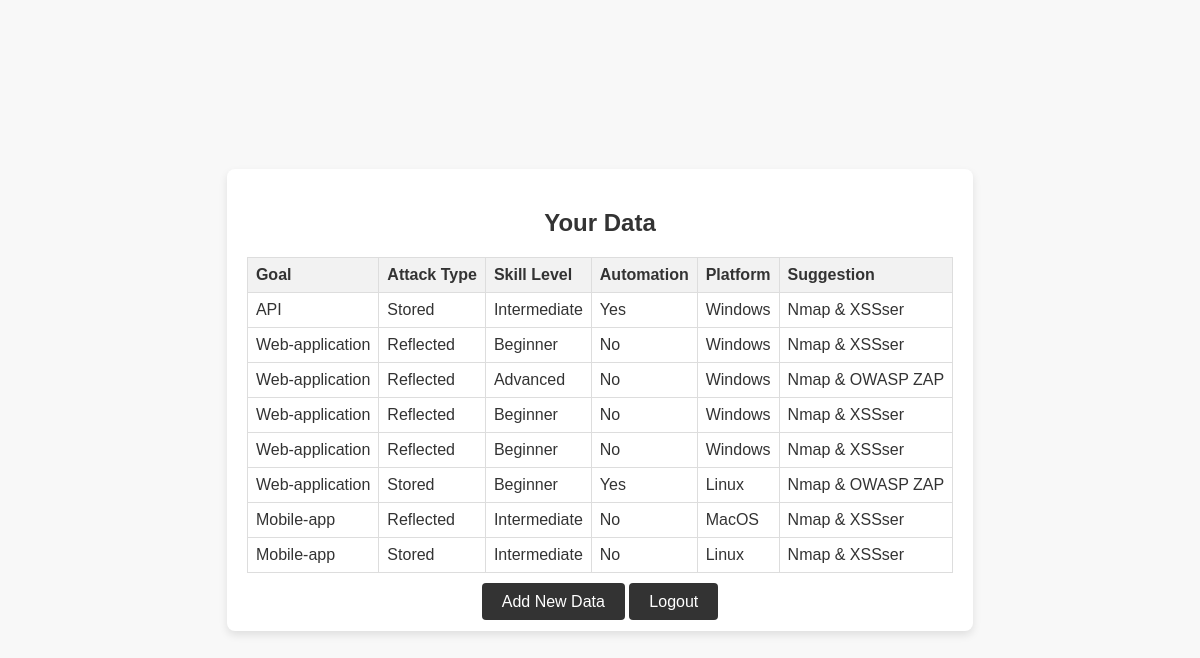
The app's page /view_data/ (signed in) with its own data.
### suggestxss/models.py (models this page shows, shortened)
class UserData(models.Model):
    user = models.ForeignKey(User, on_delete=models.CASCADE)
    goal = models.IntegerField(choices=[(0, 'Web-application'), (1, 'API'), (2, 'Mobile-app')])
    attackT = models.IntegerField(choices=[(0, 'Reflected'), (1, 'Stored'), (2, 'Dom-based')])
    skill = models.IntegerField(choices=[(0, 'Beginner'), (1, 'Intermediate'), (2, 'Advanced')])
    automation = models.IntegerField(choices=[(0, 'No'), (1, 'Yes')])
    platform = models.IntegerField(choices=[(0, 'Windows'), (1, 'Linux'), (2, 'MacOS')])
    suggest = models.IntegerField(choices=[(0, 'Nmap & OWASP ZAP'), (1, 'Nmap & XSSser')])

### suggestxss/views.py (the view)
# urls.py: path('view_data/', views.view_data, name='view_data'),
@login_required
def view_data(request):
    data = UserData.objects.filter(user=request.user)
    return render(request, 'suggestxss/view_data.html', {'data': data})

### suggestxss/templates/suggestxss/view_data.html (shortened to what this page needs)
<!DOCTYPE html>
<html lang="en">
<head>
</head>
<body>
    <div class="container">
        <h2>Your Data</h2>
        <table>
            <tr>
                <th>Goal</th>
                <th>Attack Type</th>
                <th>Skill Level</th>
                <th>Automation</th>
                <th>Platform</th>
                <th>Suggestion</th>
            </tr>
            {% for entry in data %}
            <tr>
                <td>{{ entry.get_goal_display }}</td>
                <td>{{ entry.get_attackT_display }}</td>
                <td>{{ entry.get_skill_display }}</td>
                <td>{{ entry.get_automation_display }}</td>
                <td>{{ entry.get_platform_display }}</td>
                <td>
                    {% if entry.suggest == 0 %}
                        Nmap & OWASP ZAP
                    {% elif entry.suggest == 1 %}
                        Nmap & XSSser
                    {% else %}
                        Unknown
                    {% endif %}
                </td>
            </tr>
            {% endfor %}
        </table>
        <div class="button-container">
            <a href="{% url 'new_data' %}">Add New Data</a>
            <a href="{% url 'logout' %}">Logout</a>
        </div>
    </div>
</body>
</html>

### suggestxss/templates/suggestxss/view_data.html (style rules this page uses)
body { font-family: 'Arial', sans-serif; background-color: #f8f8f8; color: #333; margin: 0; padding: 0; display: flex; justify-content: center; align-items: center; height: 100vh; }
.container { background-color: #fff; padding: 20px; border-radius: 8px; box-shadow: 0 4px 8px rgba(0, 0, 0, 0.1); text-align: center; }
h2 { margin-bottom: 20px; font-size: 24px; }
table { width: 100%; border-collapse: collapse; margin-bottom: 20px; }
table, th, td { border: 1px solid #ddd; }
th, td { padding: 8px; text-align: left; }
th { background-color: #f2f2f2; }
.button-container { margin-top: 20px; }
a { text-decoration: none; padding: 10px 20px; color: #fff; background-color: #333; border-radius: 4px; transition: background-color 0.3s; }

### records on screen
UserData: goal "API", attackT "Stored", skill "Intermediate", automation "Yes", platform "Windows", suggest "Nmap & XSSser"
UserData: goal "Web-application", attackT "Reflected", skill "Beginner", automation "No", platform "Windows", suggest "Nmap & XSSser"
UserData: goal "Web-application", attackT "Reflected", skill "Advanced", automation "No", platform "Windows", suggest "Nmap & OWASP ZAP"
UserData: goal "Web-application", attackT "Reflected", skill "Beginner", automation "No", platform "Windows", suggest "Nmap & XSSser"
UserData: goal "Web-application", attackT "Reflected", skill "Beginner", automation "No", platform "Windows", suggest "Nmap & XSSser"
UserData: goal "Web-application", attackT "Stored", skill "Beginner", automation "Yes", platform "Linux", suggest "Nmap & OWASP ZAP"
UserData: goal "Mobile-app", attackT "Reflected", skill "Intermediate", automation "No", platform "MacOS", suggest "Nmap & XSSser"
UserData: goal "Mobile-app", attackT "Stored", skill "Intermediate", automation "No", platform "Linux", suggest "Nmap & XSSser"
